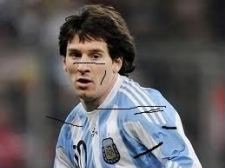
#> input picture cv2/data/messi_2.jpg, 225 x 168 px
$ python test1.py
#> lines starting #> are read from the running program, lines starting #| are printed output that depends on the picture
import cv2

img = cv2.imread('../data/messi_2.jpg')
#> img is the input picture: shape (168, 225, 3); mean B, G, R 94.9, 91.8, 94
mask = cv2.imread('../data/mask2.png', 0)
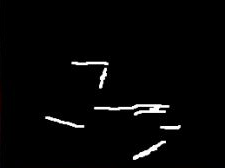
#> input picture cv2/data/mask2.png, 225 x 168 px
#> mask: shape (168, 225); min 0, max 255, mean 5.8

cv2.imshow('img', img)
cv2.imshow('mask', mask)

dst = cv2.inpaint(img, mask, 3, cv2.INPAINT_TELEA)
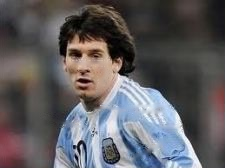
#> dst: shape (168, 225, 3); mean B, G, R 96, 92.9, 95.1
cv2.imshow('1', dst)

dst2 = cv2.inpaint(img, mask, 3, cv2.INPAINT_NS)
cv2.imshow('2', dst2)

cv2.waitKey(0)
cv2.destroyAllWindows()
